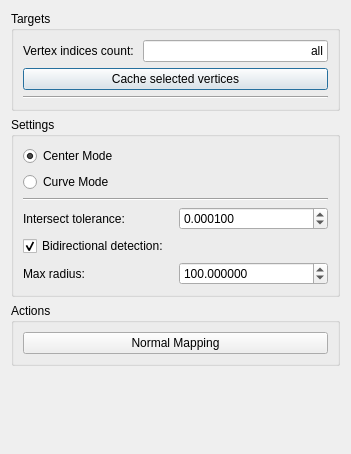
<?xml version="1.0" encoding="UTF-8"?>
<ui version="4.0">
 <class>noraNormalMappingWidget</class>
 <widget class="QDialog" name="noraNormalMappingWidget">
  <property name="geometry">
   <rect>
    <x>0</x>
    <y>0</y>
    <width>351</width>
    <height>454</height>
   </rect>
  </property>
  <property name="sizePolicy">
   <sizepolicy hsizetype="Minimum" vsizetype="Preferred">
    <horstretch>0</horstretch>
    <verstretch>0</verstretch>
   </sizepolicy>
  </property>
  <property name="minimumSize">
   <size>
    <width>60</width>
    <height>0</height>
   </size>
  </property>
  <property name="windowTitle">
   <string>Dialog</string>
  </property>
  <layout class="QVBoxLayout" name="verticalLayout_5">
   <item>
    <widget class="QGroupBox" name="groupBox">
     <property name="title">
      <string>Targets</string>
     </property>
     <layout class="QVBoxLayout" name="verticalLayout">
      <item>
       <layout class="QHBoxLayout" name="meshDagPathSelectedLayout"/>
      </item>
      <item>
       <layout class="QHBoxLayout" name="horizontalLayout">
        <item>
         <widget class="QLabel" name="label">
          <property name="text">
           <string>Vertex indices count: </string>
          </property>
         </widget>
        </item>
        <item>
         <widget class="QLineEdit" name="vertexIndicesCountLineEdit">
          <property name="text">
           <string>all</string>
          </property>
          <property name="alignment">
           <set>Qt::AlignRight|Qt::AlignTrailing|Qt::AlignVCenter</set>
          </property>
          <property name="readOnly">
           <bool>true</bool>
          </property>
         </widget>
        </item>
       </layout>
      </item>
      <item>
       <layout class="QHBoxLayout" name="horizontalLayout_2">
        <item>
         <widget class="QPushButton" name="cacheSelectedVerticesButton">
          <property name="text">
           <string>Cache selected vertices</string>
          </property>
         </widget>
        </item>
       </layout>
      </item>
      <item>
       <widget class="Line" name="line">
        <property name="orientation">
         <enum>Qt::Horizontal</enum>
        </property>
       </widget>
      </item>
      <item>
       <layout class="QHBoxLayout" name="shellDagPathSelectedLayout"/>
      </item>
      <item>
       <layout class="QHBoxLayout" name="curveDagPathSelectedLayout"/>
      </item>
     </layout>
    </widget>
   </item>
   <item>
    <widget class="QGroupBox" name="groupBox_2">
     <property name="title">
      <string>Settings</string>
     </property>
     <layout class="QVBoxLayout" name="verticalLayout_3">
      <item>
       <layout class="QVBoxLayout" name="verticalLayout_2">
        <item>
         <widget class="QRadioButton" name="centerRadioButton">
          <property name="text">
           <string>Center Mode</string>
          </property>
          <property name="checked">
           <bool>true</bool>
          </property>
         </widget>
        </item>
        <item>
         <widget class="QRadioButton" name="curveRadioButton">
          <property name="text">
           <string>Curve Mode</string>
          </property>
         </widget>
        </item>
       </layout>
      </item>
      <item>
       <widget class="Line" name="line_2">
        <property name="orientation">
         <enum>Qt::Horizontal</enum>
        </property>
       </widget>
      </item>
      <item>
       <layout class="QHBoxLayout" name="horizontalLayout_3">
        <item>
         <widget class="QLabel" name="label_2">
          <property name="text">
           <string>Intersect tolerance: </string>
          </property>
         </widget>
        </item>
        <item>
         <widget class="QDoubleSpinBox" name="tolSpinBox">
          <property name="decimals">
           <number>6</number>
          </property>
          <property name="minimum">
           <double>0.000001000000000</double>
          </property>
          <property name="maximum">
           <double>1.000000000000000</double>
          </property>
          <property name="singleStep">
           <double>0.001000000000000</double>
          </property>
          <property name="value">
           <double>0.000100000000000</double>
          </property>
         </widget>
        </item>
       </layout>
      </item>
      <item>
       <layout class="QHBoxLayout" name="horizontalLayout_4">
        <item>
         <widget class="QCheckBox" name="twoWayCheckBox">
          <property name="text">
           <string>Bidirectional detection: </string>
          </property>
          <property name="checked">
           <bool>true</bool>
          </property>
         </widget>
        </item>
       </layout>
      </item>
      <item>
       <layout class="QHBoxLayout" name="horizontalLayout_5">
        <item>
         <widget class="QLabel" name="label_3">
          <property name="text">
           <string>Max radius: </string>
          </property>
         </widget>
        </item>
        <item>
         <widget class="QDoubleSpinBox" name="maxRadiusSpinBox">
          <property name="decimals">
           <number>6</number>
          </property>
          <property name="minimum">
           <double>0.000001000000000</double>
          </property>
          <property name="maximum">
           <double>1000.000000000000000</double>
          </property>
          <property name="value">
           <double>100.000000000000000</double>
          </property>
         </widget>
        </item>
       </layout>
      </item>
     </layout>
    </widget>
   </item>
   <item>
    <widget class="QGroupBox" name="groupBox_3">
     <property name="title">
      <string>Actions</string>
     </property>
     <layout class="QVBoxLayout" name="verticalLayout_4">
      <item>
       <widget class="QPushButton" name="normalMappingButton">
        <property name="text">
         <string>Normal Mapping</string>
        </property>
       </widget>
      </item>
     </layout>
    </widget>
   </item>
   <item>
    <spacer name="verticalSpacer">
     <property name="orientation">
      <enum>Qt::Vertical</enum>
     </property>
     <property name="sizeHint" stdset="0">
      <size>
       <width>20</width>
       <height>315</height>
      </size>
     </property>
    </spacer>
   </item>
  </layout>
 </widget>
 <resources/>
 <connections/>
</ui>
